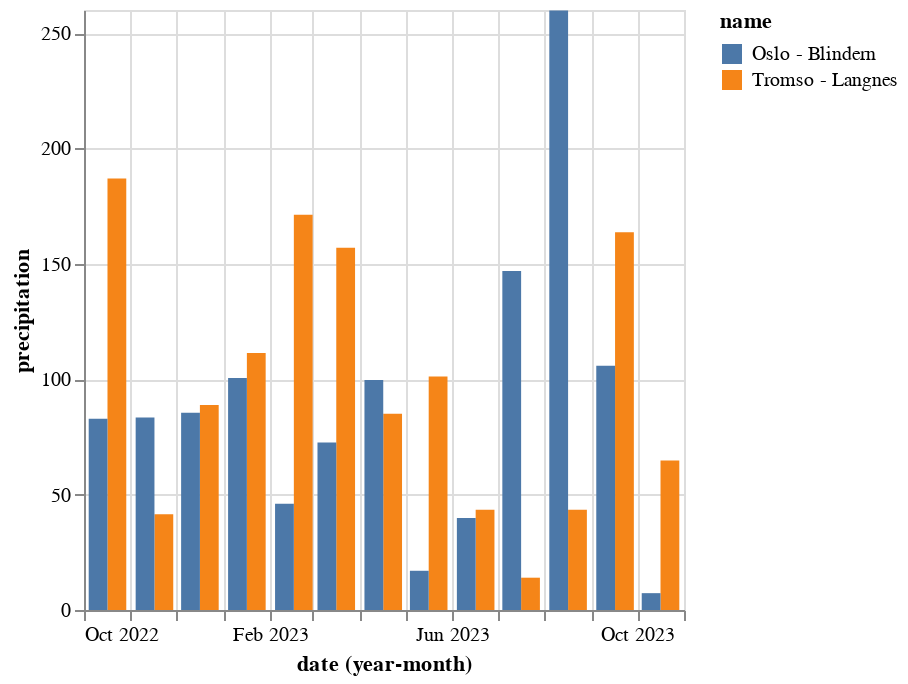

The code cell stored with this chart in its notebook:
### Code cell
alt.Chart(data_monthly).mark_bar().encode(
    x="yearmonth(date):T",
    y="precipitation",
    color="name",
    xOffset="name",
)

### Figure 1 — Vega-Lite specification as saved in the notebook (floating-point values rounded to 4 significant figures)
{"config": {"view": {"continuousWidth": 300, "continuousHeight": 300}}, "data": {"name": "data-51c9c11abac8f29e07a99e816a05729d"}, "mark": {"type": "bar"}, "encoding": {"color": {"field": "name", "type": "nominal"}, "x": {"field": "date", "timeUnit": "yearmonth", "type": "temporal"}, "xOffset": {"field": "name", "type": "nominal"}, "y": {"field": "precipitation", "type": "quantitative"}}, "$schema": "https://vega.github.io/schema/vega-lite/v5.20.1.json", "datasets": {"data-51c9c11abac8f29e07a99e816a05729d": [{"name": "Tromso - Langnes", "station": "SN90490", "date": "2022-10-01T00:00:00", "max temperature": 10.7, "precipitation": 187.0, "min temperature": -4.2}, {"name": "Tromso - Langnes", "station": "SN90490", "date": "2022-11-01T00:00:00", "max temperature": 8.5, "precipitation": 41.5, "min temperature": -7.0}, {"name": "Tromso - Langnes", "station": "SN90490", "date": "2022-12-01T00:00:00", "max temperature": 5.6, "precipitation": 88.8, "min temperature": -11.7}, {"name": "Tromso - Langnes", "station": "SN90490", "date": "2023-01-01T00:00:00", "max temperature": 7.7, "precipitation": 111.4, "min temperature": -13.9}, {"name": "Tromso - Langnes", "station": "SN90490", "date": "2023-02-01T00:00:00", "max temperature": 6.6, "precipitation": 171.3, "min temperature": -10.7}, {"name": "Tromso - Langnes", "station": "SN90490", "date": "2023-03-01T00:00:00", "max temperature": 4.5, "precipitation": 157.0, "min temperature": -15.1}, {"name": "Tromso - Langnes", "station": "SN90490", "date": "2023-04-01T00:00:00", "max temperature": 9.8, "precipitation": 85.0, "min temperature": -7.1}, {"name": "Tromso - Langnes", "station": "SN90490", "date": "2023-05-01T00:00:00", "max temperature": 17.7, "precipitation": 101.2, "min temperature": -4.6}, {"name": "Tromso - Langnes", "station": "SN90490", "date": "2023-06-01T00:00:00", "max temperature": 25.4, "precipitation": 43.4, "min temperature": -0.4}, {"name": "Tromso - Langnes", "station": "SN90490", "date": "2023-07-01T00:00:00", "max temperature": 26.7, "precipitation": 14.0, "min temperature": 6.0}, {"name": "Tromso - Langnes", "station": "SN90490", "date": "2023-08-01T00:00:00", "max temperature": 25.1, "precipitation": 43.4, "min temperature": 5.4}, {"name": "Tromso - Langnes", "station": "SN90490", "date": "2023-09-01T00:00:00", "max temperature": 19.3, "precipitation": 163.7, "min temperature": 0.3}, {"name": "Tromso - Langnes", "station": "SN90490", "date": "2023-10-01T00:00:00", "max temperature": 9.8, "precipitation": 64.8, "min temperature": -0.6}, {"name": "Oslo - Blindern", "station": "SN18700", "date": "2022-10-01T00:00:00", "max temperature": 17.1, "precipitation": 82.9, "min temperature": -0.4}, {"name": "Oslo - Blindern", "station": "SN18700", "date": "2022-11-01T00:00:00", "max temperature": 15.1, "precipitation": 83.4, "min temperature": -2.1}, {"name": "Oslo - Blindern", "station": "SN18700", "date": "2022-12-01T00:00:00", "max temperature": 6.5, "precipitation": 85.5, "min temperature": -14.6}, {"name": "Oslo - Blindern", "station": "SN18700", "date": "2023-01-01T00:00:00", "max temperature": 7.2, "precipitation": 100.5, "min temperature": -13.4}, {"name": "Oslo - Blindern", "station": "SN18700", "date": "2023-02-01T00:00:00", "max temperature": 10.2, "precipitation": 46.0, "min temperature": -9.4}, {"name": "Oslo - Blindern", "station": "SN18700", "date": "2023-03-01T00:00:00", "max temperature": 9.8, "precipitation": 72.6, "min temperature": -12.6}, {"name": "Oslo - Blindern", "station": "SN18700", "date": "2023-04-01T00:00:00", "max temperature": 19.8, "precipitation": 99.7, "min temperature": -4.7}, {"name": "Oslo - Blindern", "station": "SN18700", "date": "2023-05-01T00:00:00", "max temperature": 24.2, "precipitation": 17.0, "min temperature": -0.8}, {"name": "Oslo - Blindern", "station": "SN18700", "date": "2023-06-01T00:00:00", "max temperature": 31.8, "precipitation": 39.9, "min temperature": 4.6}, {"name": "Oslo - Blindern", "station": "SN18700", "date": "2023-07-01T00:00:00", "max temperature": 28.4, "precipitation": 146.9, "min temperature": 8.6}, {"name": "Oslo - Blindern", "station": "SN18700", "date": "2023-08-01T00:00:00", "max temperature": 24.5, "precipitation": 259.8, "min temperature": 9.8}, {"name": "Oslo - Blindern", "station": "SN18700", "date": "2023-09-01T00:00:00", "max temperature": 25.1, "precipitation": 105.8, "min temperature": 5.3}, {"name": "Oslo - Blindern", "station": "SN18700", "date": "2023-10-01T00:00:00", "max temperature": 17.1, "precipitation": 7.3, "min temperature": -0.7}]}}
